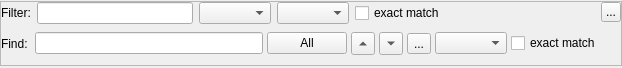
<?xml version="1.0" encoding="UTF-8"?>
<ui version="4.0">
 <class>FindWidget</class>
 <widget class="QWidget" name="FindWidget">
  <property name="geometry">
   <rect>
    <x>0</x>
    <y>0</y>
    <width>622</width>
    <height>68</height>
   </rect>
  </property>
  <property name="sizePolicy">
   <sizepolicy hsizetype="Preferred" vsizetype="Maximum">
    <horstretch>0</horstretch>
    <verstretch>0</verstretch>
   </sizepolicy>
  </property>
  <property name="windowTitle">
   <string>Find Record</string>
  </property>
  <layout class="QGridLayout" name="gridLayout">
   <property name="leftMargin">
    <number>0</number>
   </property>
   <property name="topMargin">
    <number>0</number>
   </property>
   <property name="rightMargin">
    <number>0</number>
   </property>
   <property name="bottomMargin">
    <number>0</number>
   </property>
   <property name="spacing">
    <number>0</number>
   </property>
   <item row="0" column="0">
    <widget class="QFrame" name="frame_3">
     <property name="sizePolicy">
      <sizepolicy hsizetype="Preferred" vsizetype="Maximum">
       <horstretch>0</horstretch>
       <verstretch>0</verstretch>
      </sizepolicy>
     </property>
     <property name="frameShape">
      <enum>QFrame::StyledPanel</enum>
     </property>
     <property name="frameShadow">
      <enum>QFrame::Raised</enum>
     </property>
     <layout class="QHBoxLayout" name="horizontalLayout">
      <property name="spacing">
       <number>0</number>
      </property>
      <property name="leftMargin">
       <number>0</number>
      </property>
      <property name="topMargin">
       <number>0</number>
      </property>
      <property name="rightMargin">
       <number>0</number>
      </property>
      <property name="bottomMargin">
       <number>0</number>
      </property>
      <item>
       <widget class="QFrame" name="frameControls">
        <property name="layoutDirection">
         <enum>Qt::LeftToRight</enum>
        </property>
        <property name="frameShape">
         <enum>QFrame::NoFrame</enum>
        </property>
        <property name="frameShadow">
         <enum>QFrame::Raised</enum>
        </property>
        <layout class="QFormLayout" name="formLayout">
         <property name="horizontalSpacing">
          <number>0</number>
         </property>
         <property name="verticalSpacing">
          <number>0</number>
         </property>
         <property name="leftMargin">
          <number>0</number>
         </property>
         <property name="topMargin">
          <number>0</number>
         </property>
         <property name="rightMargin">
          <number>0</number>
         </property>
         <property name="bottomMargin">
          <number>0</number>
         </property>
         <item row="2" column="0" colspan="2">
          <widget class="QFrame" name="frameFind">
           <property name="frameShape">
            <enum>QFrame::NoFrame</enum>
           </property>
           <property name="frameShadow">
            <enum>QFrame::Sunken</enum>
           </property>
           <layout class="QHBoxLayout" name="horizontalLayout_2">
            <property name="spacing">
             <number>4</number>
            </property>
            <property name="leftMargin">
             <number>0</number>
            </property>
            <property name="topMargin">
             <number>2</number>
            </property>
            <property name="rightMargin">
             <number>0</number>
            </property>
            <property name="bottomMargin">
             <number>0</number>
            </property>
            <item>
             <widget class="QLabel" name="labelFind">
              <property name="text">
               <string>Find: </string>
              </property>
             </widget>
            </item>
            <item>
             <widget class="QLineEdit" name="lineSearchString"/>
            </item>
            <item>
             <widget class="QPushButton" name="buttonAll">
              <property name="sizePolicy">
               <sizepolicy hsizetype="Fixed" vsizetype="Fixed">
                <horstretch>0</horstretch>
                <verstretch>0</verstretch>
               </sizepolicy>
              </property>
              <property name="text">
               <string>All</string>
              </property>
             </widget>
            </item>
            <item>
             <widget class="QToolButton" name="buttonPrevious">
              <property name="text">
               <string>...</string>
              </property>
              <property name="arrowType">
               <enum>Qt::UpArrow</enum>
              </property>
             </widget>
            </item>
            <item>
             <widget class="QToolButton" name="buttonNext">
              <property name="text">
               <string>...</string>
              </property>
              <property name="arrowType">
               <enum>Qt::DownArrow</enum>
              </property>
             </widget>
            </item>
            <item>
             <widget class="QToolButton" name="buttonNextWarning">
              <property name="toolTip">
               <string>Find Next Warning</string>
              </property>
              <property name="toolTipDuration">
               <number>-1</number>
              </property>
              <property name="text">
               <string>...</string>
              </property>
              <property name="icon">
               <iconset resource="../../resources/resources.qrc">
                <normaloff>:/guiIcons/alertIcon.png</normaloff>:/guiIcons/alertIcon.png</iconset>
              </property>
             </widget>
            </item>
            <item>
             <widget class="QComboBox" name="anyAllSearchComboBox"/>
            </item>
            <item>
             <widget class="QCheckBox" name="chkExactMatch">
              <property name="text">
               <string>exact match</string>
              </property>
             </widget>
            </item>
           </layout>
          </widget>
         </item>
         <item row="0" column="0" colspan="2">
          <layout class="QHBoxLayout" name="hlayoutFilter">
           <property name="spacing">
            <number>6</number>
           </property>
           <property name="bottomMargin">
            <number>6</number>
           </property>
           <item>
            <widget class="QLabel" name="labelFilter">
             <property name="text">
              <string>Filter:</string>
             </property>
            </widget>
           </item>
           <item>
            <widget class="QLineEdit" name="lineFilter"/>
           </item>
           <item>
            <widget class="QComboBox" name="filterComboBox">
             <property name="sizeAdjustPolicy">
              <enum>QComboBox::AdjustToContentsOnFirstShow</enum>
             </property>
             <property name="minimumContentsLength">
              <number>0</number>
             </property>
            </widget>
           </item>
           <item>
            <widget class="QComboBox" name="anyAllFilterComboBox"/>
           </item>
           <item>
            <widget class="QCheckBox" name="chkExactMatchFilter">
             <property name="text">
              <string>exact match</string>
             </property>
            </widget>
           </item>
           <item>
            <spacer name="spacerFilterText_Combo">
             <property name="orientation">
              <enum>Qt::Horizontal</enum>
             </property>
             <property name="sizeHint" stdset="0">
              <size>
               <width>40</width>
               <height>20</height>
              </size>
             </property>
            </spacer>
           </item>
          </layout>
         </item>
        </layout>
       </widget>
      </item>
      <item alignment="Qt::AlignLeft">
       <widget class="QFrame" name="frameCloseButton">
        <property name="frameShape">
         <enum>QFrame::NoFrame</enum>
        </property>
        <property name="frameShadow">
         <enum>QFrame::Raised</enum>
        </property>
        <layout class="QVBoxLayout" name="verticalLayout">
         <property name="spacing">
          <number>0</number>
         </property>
         <property name="leftMargin">
          <number>0</number>
         </property>
         <property name="topMargin">
          <number>0</number>
         </property>
         <property name="rightMargin">
          <number>0</number>
         </property>
         <property name="bottomMargin">
          <number>0</number>
         </property>
         <item>
          <widget class="QToolButton" name="buttonClose">
           <property name="maximumSize">
            <size>
             <width>20</width>
             <height>20</height>
            </size>
           </property>
           <property name="text">
            <string>...</string>
           </property>
           <property name="icon">
            <iconset resource="../../resources/resources.qrc">
             <normaloff>:/guiIcons/xDismiss.png</normaloff>:/guiIcons/xDismiss.png</iconset>
           </property>
          </widget>
         </item>
         <item>
          <spacer name="verticalSpacer">
           <property name="orientation">
            <enum>Qt::Vertical</enum>
           </property>
           <property name="sizeHint" stdset="0">
            <size>
             <width>20</width>
             <height>43</height>
            </size>
           </property>
          </spacer>
         </item>
        </layout>
       </widget>
      </item>
     </layout>
    </widget>
   </item>
  </layout>
 </widget>
 <resources>
  <include location="../../resources/resources.qrc"/>
  <include location="../../resources/resources.qrc"/>
  <include location="../../resources/resources.qrc"/>
  <include location="../../resources/resources.qrc"/>
 </resources>
 <connections/>
</ui>
